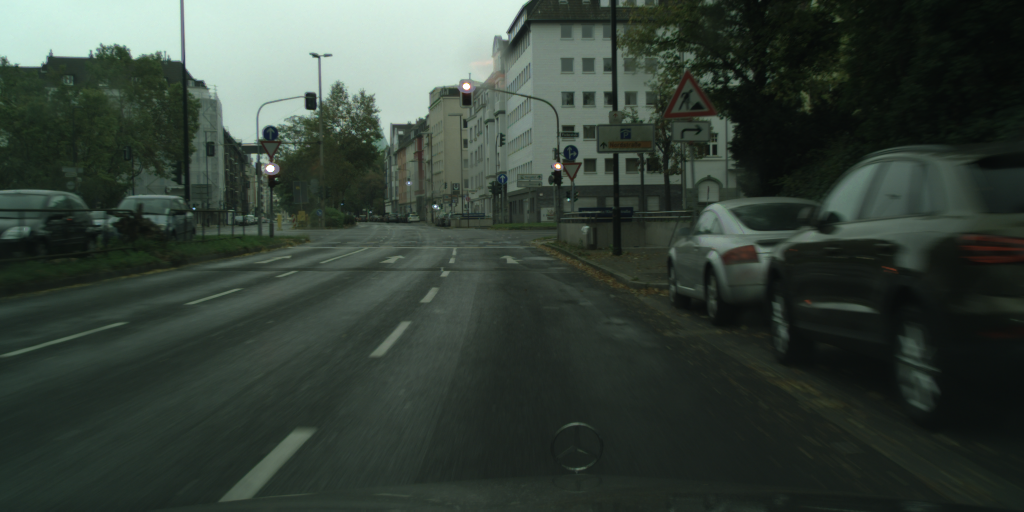
#> input picture data/dusseldorf_000049_000024_leftImg8bit.png, 2048 x 1024 px (shown at 1/2 size)
$ python -i find_tfl_lights.py   (imports and definitions only)
#> lines starting #> are read from the running program, lines starting #| are printed output that depends on the picture
#> further down, picture is the input picture: shape (1024, 2048, 3); mean B, G, R 56.4, 64.6, 53.7
"""build a kernel and using it to convolve the image and find the traffic lights in the image"""

import numpy as np
from scipy import signal as sg
from skimage.feature import peak_local_max
from skimage import img_as_float


def create_kernel():
    """create a kernel"""
    kernel = np.array([
        [1 / 2, 1 / 2, 1 / 4, 1 / 4, 1 / 8, 1 / 8],
        [1 / 2, 1 / 4, 1 / 4, 1 / 8, 1 / 8, -1 / 2],
        [1 / 4, 1 / 4, 1 / 8, 1 / 8, 1 / 8, -1 / 2],
        [1 / 4, 1 / 8, 1 / 8, 0, 0, -1 / 2],
        [1 / 8, 1 / 8, 1 / 8, -1 / 2, -1 / 2, -1 / 2],
        [1 / 8, 1 / 8, -1 / 2, -1 / 2, -1 / 2, -1 / 2]
    ])
    return kernel


def find_tfl_lights(c_image: np.ndarray, **kwargs):
    """find the green and red lights for a given image"""

    kernel = create_kernel()

    red_x = []
    red_y = []
    green_x = []
    green_y = []

    if c_image is not None:
        red = img_as_float(c_image[:, :, 0])
        green = img_as_float(c_image[:, :, 1])
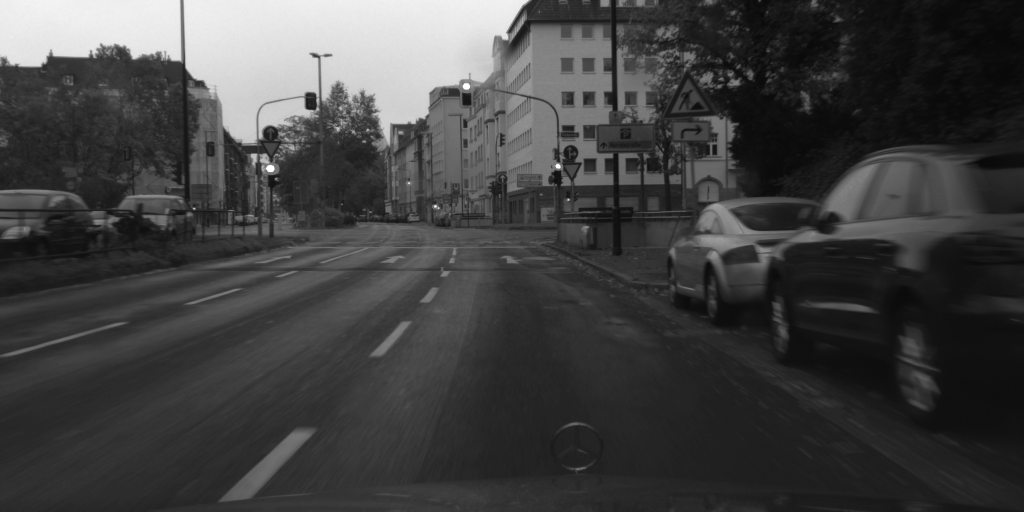
#> green: shape (1024, 2048) float64 (shown at 1/2 size); min 0.0314, max 1, mean 0.253

        conv_green = sg.convolve(green, kernel, mode='same')
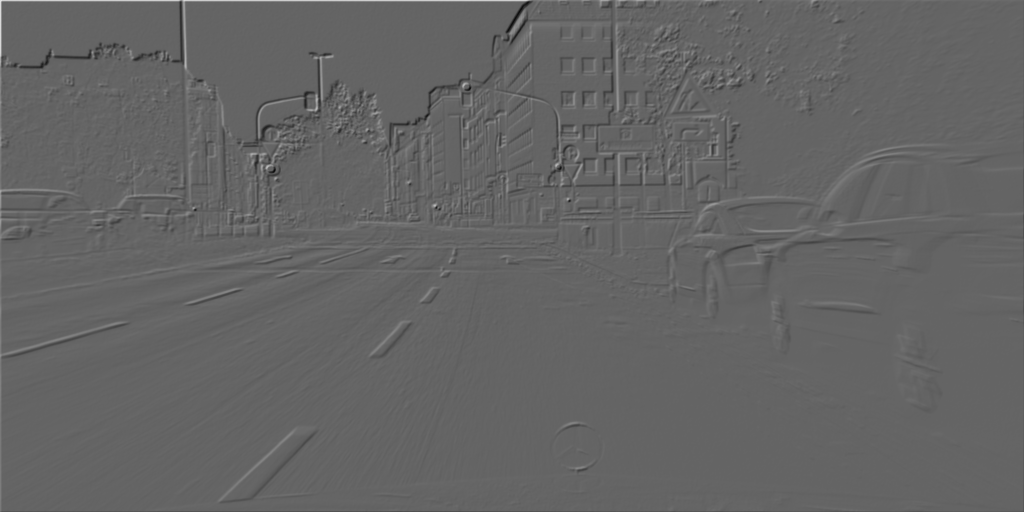
#> conv_green: shape (1024, 2048) float64 (shown at 1/2 size); min -2.59, max 3.97, mean -0.00135; drawn with min black and max white
        conv_red = sg.convolve(red, kernel, mode='same')

        red_coordinates = peak_local_max(conv_red, min_distance=70, num_peaks=10)
#> red_coordinates = [[333, 536], [169, 929], [331, 1114], [410, 869], [416, 387], [198, 634], [132, 371], [226, 753], [410, 1421], [114, 657]]
        green_coordinates = peak_local_max(conv_green, min_distance=70, num_peaks=10)
#> green_coordinates = [[171, 927], [333, 535], [410, 870], [330, 1113], [217, 633], [131, 371], [115, 641], [416, 387], [408, 1427], [101, 1234]]


        # for every red coordinate, add to red_x and red_y if the red color is dominant
        for coordinate in red_coordinates:
            rgb_pixel = c_image[coordinate[0]][coordinate[1]] # get the pixel (rgb) from origin image by the coordinate of red_coordinates
            if rgb_pixel[0] >= rgb_pixel[1] and rgb_pixel[0] > rgb_pixel[2]:
                print(f"{rgb_pixel} = true")
                red_x.append(coordinate[1])
                red_y.append(coordinate[0])
            else:
                print(rgb_pixel)
#> this loop made 10 passes
#> (coordinate, rgb_pixel) on passes 1 to 10: ([333, 536], [255, 255, 255]), ([169, 929], [255, 255, 255]), ([331, 1114], [255, 255, 255]), ([410, 869], [128, 149, 119]), ([416, 387], [241, 196, 112]), ([198, 634], [176, 191, 176]), ([132, 371], [168, 180, 168]), ([226, 753], [173, 193, 174]), ([410, 1421], [121, 118, 102]), ([114, 657], [194, 208, 191])
#| [255 255 255]
#| [255 255 255]
#| [255 255 255]
#| [128 149 119]
#| [241 196 112] = true
#| [176 191 176]
#| [168 180 168]
#| [173 193 174]
#> (further printed lines are left out)
#> after the loop, red_x = [387, 1421]; red_y = [416, 410]
        # for every green coordinate, add to green_x and green_y if the green color is dominant
        print("----------")
        for coordinate in green_coordinates:
            rgb_pixel = c_image[coordinate[0]][coordinate[1]] # get the pixel (rgb) from origin image by the coordinate of green_coordinates
            if rgb_pixel[1] >= rgb_pixel[0]:
                print(f"{rgb_pixel} = true")
                green_x.append(coordinate[1])
                green_y.append(coordinate[0])
            else:
                print(rgb_pixel)
#> this loop made 10 passes
#> (coordinate, rgb_pixel) on passes 1 to 10: ([171, 927], [255, 255, 255]), ([333, 535], [255, 255, 255]), ([410, 870], [146, 172, 152]), ([330, 1113], [202, 255, 255]), ([217, 633], [152, 171, 156]), ([131, 371], [172, 184, 173]), ([115, 641], [184, 186, 164]), ([416, 387], [241, 196, 112]), ([408, 1427], [123, 123, 100]), ([101, 1234], [96, 105, 90])
#| [255 255 255] = true
#| [255 255 255] = true
#| [146 172 152] = true
#| [202 255 255] = true
#| [152 171 156] = true
#| [172 184 173] = true
#| [184 186 164] = true
#| [241 196 112]
#> (further printed lines are left out)
#> after the loop, green_x = [927, 535, 870, 1113, 633, 371, 641, 1427, 1234]; green_y = [171, 333, 410, 330, 217, 131, 115, 408, 101]

    return red_x, red_y, green_x, green_y

>>> import cv2
>>> picture = cv2.imread('../data/dusseldorf_000049_000024_leftImg8bit.png')
>>> result = find_tfl_lights(picture)
#> result = ([387, 1421], [416, 410], [927, 535, 870, 1113, 633, 371, 641, 1427, 1234], [171, 333, 410, 330, 217, 131, 115, 408, 101])

$ run again, on data/dusseldorf_000049_000026_leftImg8bit.png
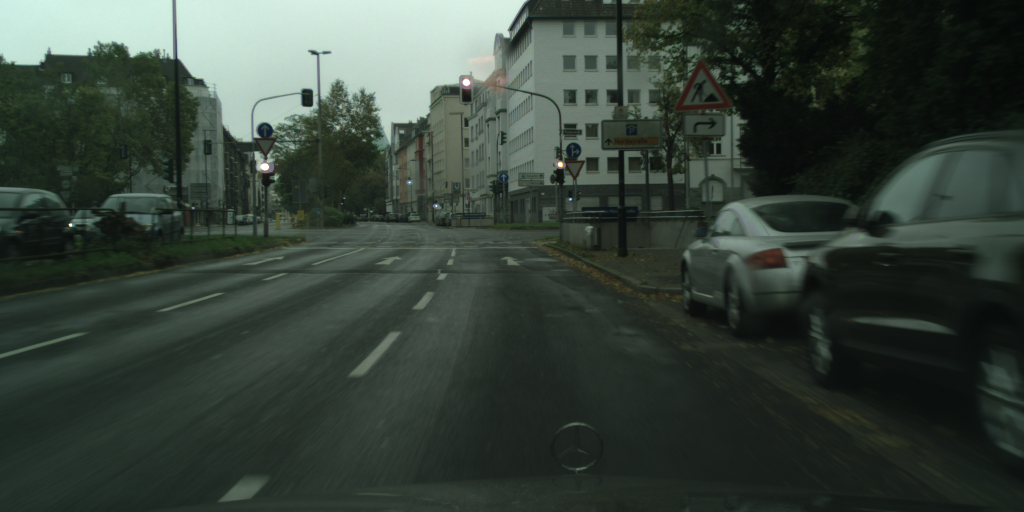
#> input picture data/dusseldorf_000049_000026_leftImg8bit.png, 2048 x 1024 px (shown at 1/2 size)
#> picture is the input picture: shape (1024, 2048, 3); mean B, G, R 57.1, 65.4, 54.2
#> in find_tfl_lights, `green = img_as_float(c_image[:, :, 1])`:
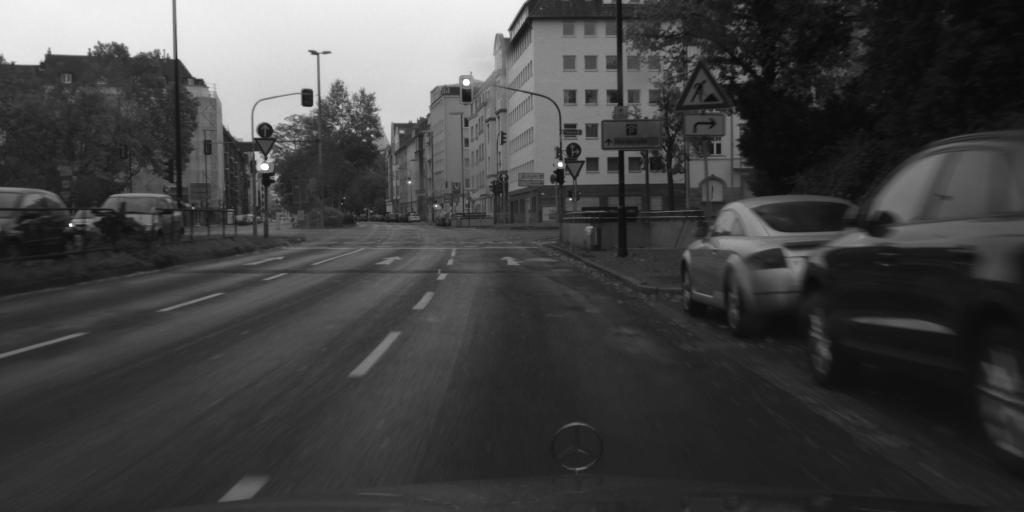
#> green: shape (1024, 2048) float64 (shown at 1/2 size); min 0.0314, max 1, mean 0.256
#> in find_tfl_lights, `conv_green = sg.convolve(green, kernel, mode='same')`:
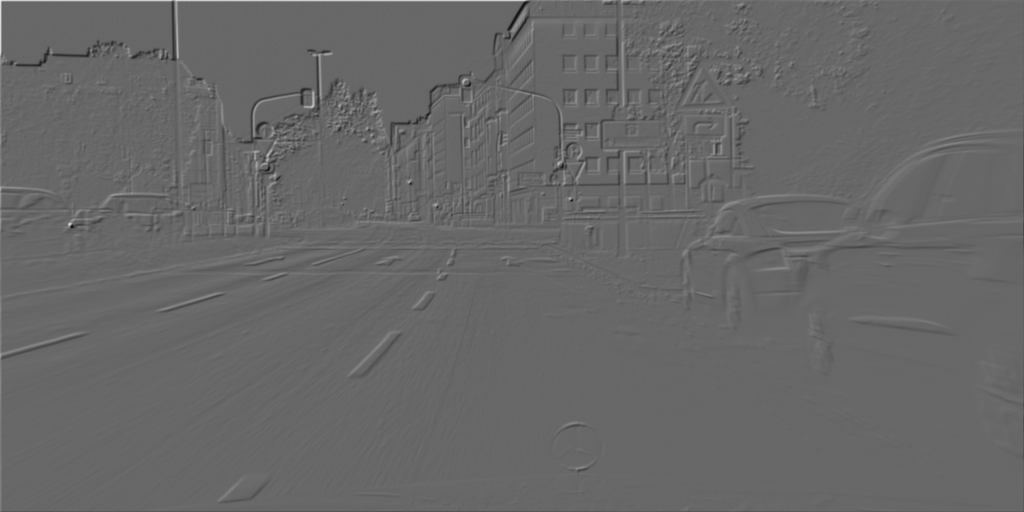
#> conv_green: shape (1024, 2048) float64 (shown at 1/2 size); min -2.73, max 3.97, mean -0.00112; drawn with min black and max white
#> red_coordinates = [[449, 140], [397, 1140], [161, 928], [329, 526], [409, 870], [212, 625], [223, 752], [110, 638], [415, 385], [428, 498]]
#> green_coordinates = [[448, 139], [212, 625], [162, 927], [327, 1117], [309, 536], [113, 355], [363, 818], [110, 638], [428, 497], [87, 1245]]
#> the loop in find_tfl_lights, `for coordinate in red_coordinates:` made 10 passes
#> (coordinate, rgb_pixel) on passes 1 to 8: ([449, 140], [255, 255, 255]), ([397, 1140], [255, 211, 171]), ([161, 928], [255, 255, 255]), ([329, 526], [255, 255, 255]), ([409, 870], [166, 117, 109]), ([212, 625], [160, 168, 150]), ([223, 752], [155, 164, 130]), ([110, 638], [151, 158, 147])
#> (printed output is left out)
#> after the loop in find_tfl_lights, `for coordinate in red_coordinates:`: red_x = [1140, 870, 385]; red_y = [397, 409, 415]
#> the loop in find_tfl_lights, `for coordinate in green_coordinates:` made 10 passes
#> (coordinate, rgb_pixel) on passes 1 to 8: ([448, 139], [253, 255, 255]), ([212, 625], [160, 168, 150]), ([162, 927], [255, 255, 255]), ([327, 1117], [207, 255, 255]), ([309, 536], [152, 178, 165]), ([113, 355], [171, 188, 175]), ([363, 818], [255, 236, 101]), ([110, 638], [151, 158, 147])
#> (printed output is left out)
#> after the loop in find_tfl_lights, `for coordinate in green_coordinates:`: green_x = [139, 625, 927, 1117, 536, 355, 638, 497, 1245]; green_y = [448, 212, 162, 327, 309, 113, 110, 428, 87]
#> result = ([1140, 870, 385], [397, 409, 415], [139, 625, 927, 1117, 536, 355, 638, 497, 1245], [448, 212, 162, 327, 309, 113, 110, 428, 87])
